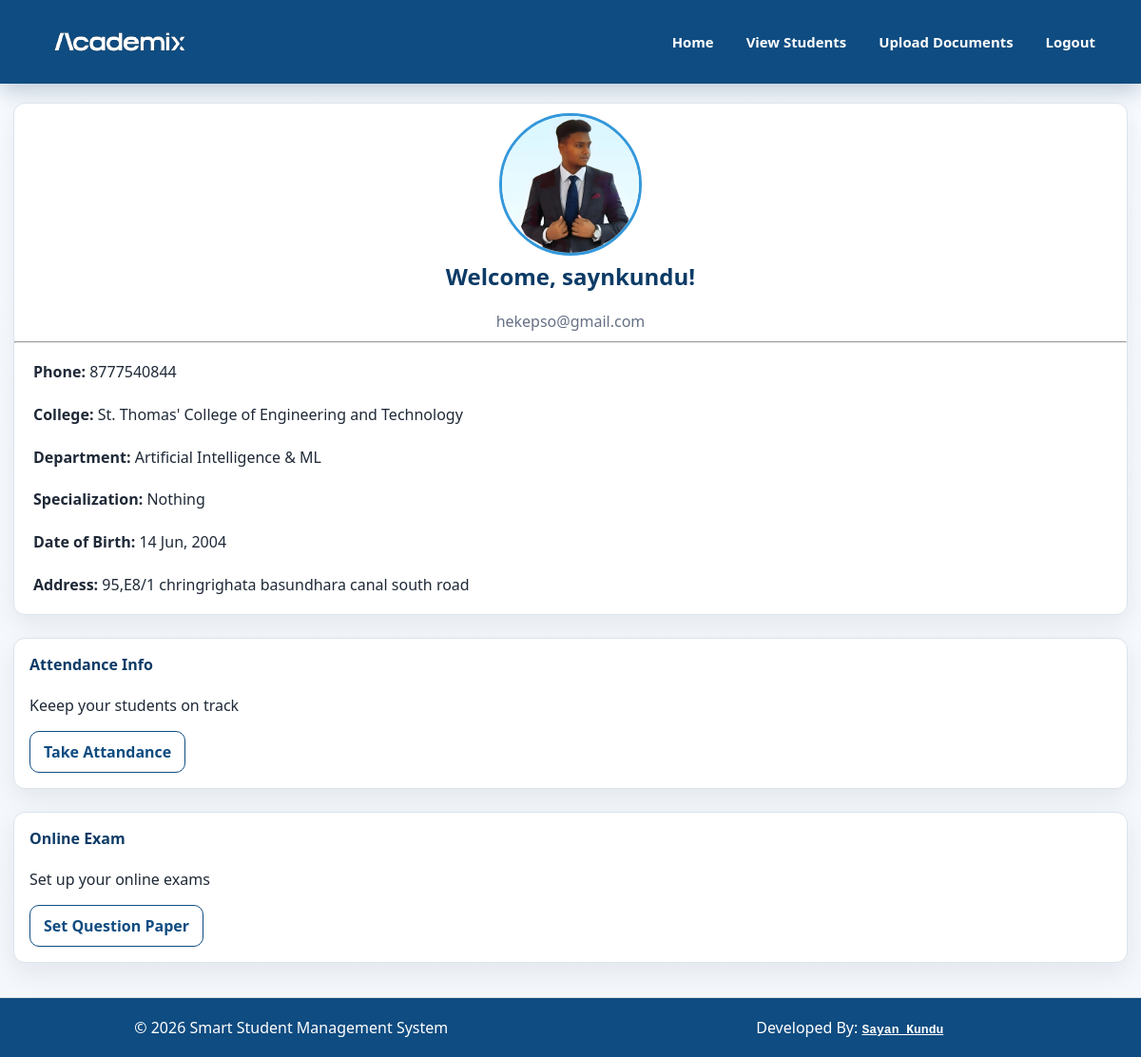
The page /teacher_dashboard/ (signed in) on the database its author committed.
### ssmsapp/models.py (models this page shows, shortened)
class Profile(models.Model):
    user = models.OneToOneField(User, on_delete=models.CASCADE)
    phone = models.CharField(max_length=15, blank=True)
    address = models.TextField(blank=True)
    date_of_birth = models.DateField(null=True, blank=True)
    profile_image = models.ImageField(upload_to="profiles/", null=True, blank=True)
    college = models.ForeignKey(College, on_delete=models.CASCADE, null=True, blank=True)
    department= models.CharField(max_length=10, choices=Student.DEPARTMENT_CHOICES, null=True, blank=True)
    specialization = models.CharField(max_length=100, null=True, blank=True)

class College(models.Model):
    name = models.CharField(max_length=100, unique=True)

### ssms/views.py (the view)
# urls.py: path("teacher_dashboard/", teacher_dashboard, name="teacher_dashboard"),
@login_required(login_url="teacher_login")
def teacher_dashboard(request):
    user_profile = request.user.profile
    context = {
        'profile': user_profile,
        'college': user_profile.college,
    }
    return render(request, "teachers/teacher_dashboard.html", context)

### ssmsapp/context_processors.py (called while the page is built)
def notice_count(request):
    count = Notice.objects.filter(is_read=False).count()
    return {
        'new_notices_count': count
    }

### templates/teachers/teacher_dashboard.html (shortened to what this page needs)
{% extends 'tbase.html' %}
{% block content %}
<div class="dashboard-container">
    <div class="profile-header" style="position: relative; top: 10px;">
        {% if profile.profile_image %}
            <img src="{{ profile.profile_image.url }}" alt="Profile Image" class="profile-image">
        {% else %}
            <div class="profile-image-placeholder">No Image</div>
        {% endif %}
        <h2>Welcome, {{ profile.user.username }}!</h2>
        <p class="profile-email">{{ profile.user.email }}</p>
    </div>
    <hr>
    <div class="profile-details"  style="position: relative; left: 20px;">
        <p><strong>Phone:</strong> {{ profile.phone|default:"Not provided" }}</p>
        <p><strong>College:</strong> {{ college.name|default:"Not linked" }}</p>
        <p><strong>Department:</strong> {{ profile.get_department_display|default:"N/A" }}</p>
        <p><strong>Specialization:</strong> {{ profile.specialization|default:"N/A" }}</p>
        <p><strong>Date of Birth:</strong> {{ profile.date_of_birth|date:"d M, Y"|default:"Not set" }}</p>
        <p><strong>Address:</strong> {{ profile.address|default:"No address added" }}</p>
    </div>
</div>
<div class="row mt-4">
        <div class="card">
            <h4 class="card-title">Attendance Info</h4>
            <p class="card-text">Keeep your students on track</p>
            <a href="{% url 'attandance_options' %}" class="btn btn-outline-primary">Take Attandance</a>
        </div>
    </div>
<div class="row mt-4">
        <div class="card">
            <h4 class="card-title">Online Exam</h4>
            <p class="card-text">Set up your online exams</p>
            <a href="{% url 'select_exam' %}" class="btn btn-outline-primary">Set Question Paper</a>
        </div>
    </div>
{% endblock %}

### static/css/teachers.css (style rules this page uses)
:root { --tp-bg: #f4f7fb; --tp-surface: #ffffff; --tp-text: #1f2937; --tp-muted: #6b7280; --tp-primary: #0f4c81; --tp-primary-soft: #e8f1fb; --tp-success: #198754; --tp-danger: #dc3545; --tp-border: #dbe3ec; --tp-shadow: 0 10px 28px rgba(19, 35, 58, 0.08); }
* { box-sizing: border-box; }
body { margin: 0; min-height: 100vh; display: flex; flex-direction: column; font-family: "Segoe UI", Tahoma, Geneva, Verdana, sans-serif; color: var(--tp-text); background: linear-gradient(180deg, #f8fbff 0%, var(--tp-bg) 100%); }
h1, h2, h3, h4, h5 { margin-top: 0; color: #0c3b66; }
a { color: var(--tp-primary); }
.dashboard-container, .card, .alert, form { border-radius: 12px; }
.dashboard-container, .card, .alert, .list-group-item, table { background: var(--tp-surface); border: 1px solid var(--tp-border); box-shadow: var(--tp-shadow); }
.card { padding: 16px; }
.row { display: grid; grid-template-columns: repeat(auto-fit, minmax(260px, 1fr)); gap: 14px; }
.btn, button { display: inline-flex; align-items: center; justify-content: center; gap: 6px; padding: 10px 14px; border: 1px solid transparent; border-radius: 10px; font-weight: 600; text-decoration: none; cursor: pointer; }
.btn-outline-primary { border-color: var(--tp-primary); color: var(--tp-primary); background: #fff; }
.mt-4 { margin-top: 1.5rem; }
.profile-image { width: 150px; height: 150px; border-radius: 50%; object-fit: cover; border: 3px solid #3498db; }
.profile-header { text-align: center; margin-bottom: 20px; }
.profile-email { color: #667085; }
.profile-details { line-height: 1.8; }
.profile-details { margin-left: 0 !important; }

### rows shown on the page
Profile: profile_image (placeholder picture), user.username "saynkundu", user.email "hekepso@gmail.com", phone "8777540844", department "Artificial Intelligence & ML", specialization "Nothing", date_of_birth "14 Jun, 2004", address "95,E8/1 chringrighata basundhara canal south road"
College: name "St. Thomas' College of Engineering and Technology"
